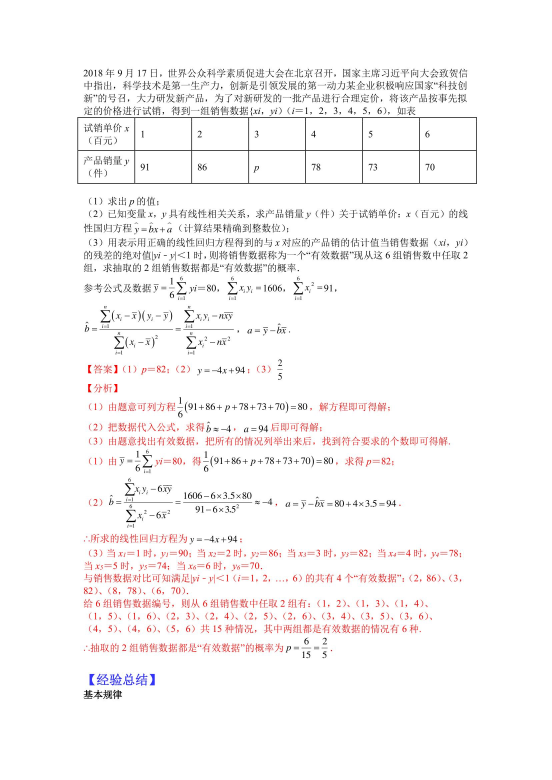
#> input picture 09_persistent_page_engine/example_page.png, 1654 x 2339 px (shown at 1/3 size)
$ python -i layout_postprocess.py   (imports and definitions only)
#> lines starting #> are read from the running program, lines starting #| are printed output that depends on the picture; after the words box and inside, x2 and y2 are one past the last pixel; in counts of white or black regions, pixels touching at a corner belong together
"""Owned PP-DocLayoutV3 geometry and PaddleOCR-VL crop preparation.

This module implements the narrow production contract used by Experiment 09.
It intentionally has no PaddleX dependency. The behavior was ported from the
Apache-2.0 PaddleX PP-DocLayoutV3 and PaddleOCR-VL postprocessors, then reduced
to the fixed v1.6 configuration exercised by this project.
"""

from __future__ import annotations

import math
import time
from concurrent.futures import Executor
from typing import Any

import cv2
import numpy as np
from PIL import Image


SKIP_ORDER_LABELS = {
    "figure_title",
    "vision_footnote",
    "image",
    "chart",
    "table",
    "header",
    "header_image",
    "footer",
    "footer_image",
    "footnote",
    "aside_text",
}

IMAGE_LABELS = ["image", "header_image", "footer_image"]

LARGE_CONTAINER_LABELS = {
    "chart",
    "display_formula",
    "doc_title",
    "inline_formula",
    "paragraph_title",
}


# [399 lines left out: functions _valid_polygon_geometry, _geometry_overlap_ratio, _convex_overlap_ratio, _polygon_overlap_ratio, _box_overlap_ratio, _projection_overlap_ratio and 7 more, not called in this run]


class LayoutPostprocessor:
    """Fixed PP-DocLayoutV3 v1.6 postprocessor."""

    def __init__(self, labels: list[str], threshold: float = 0.3) -> None:
        self.labels = labels
        self.threshold = float(threshold)

    # [317 lines left out: functions __call__, _apply, _filter_detector_boxes, _is_full_crop_rectangle, crop_layout_regions, not called in this run]


def _to_pil(image: np.ndarray | Image.Image) -> Image.Image:
    return image if isinstance(image, Image.Image) else Image.fromarray(image)


# [177 lines left out: functions _merge_images, merge_blocks, not called in this run]


def crop_formula_margin(image: np.ndarray) -> np.ndarray:
    gray = (
        cv2.cvtColor(image, cv2.COLOR_RGB2GRAY)
        if image.ndim == 3
        else image.copy()
    )
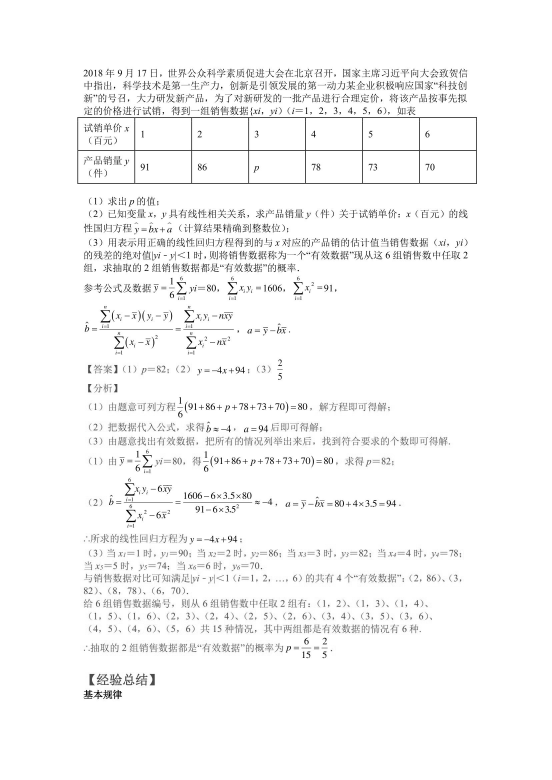
#> gray: shape (2339, 1654) (shown at 1/3 size); min 0, max 255, mean 247.6
    if gray.dtype != np.uint8:
        gray = gray.astype(np.uint8)
    minimum = int(gray.min())
#> minimum = 0
    maximum = int(gray.max())
#> maximum = 255
    if minimum == maximum:
        return image
    cutoff = minimum + (
        201 * (maximum - minimum) - 1
    ) // 255
#> cutoff = 200
    binary = cv2.inRange(
        gray,
        0,
        cutoff,
    )
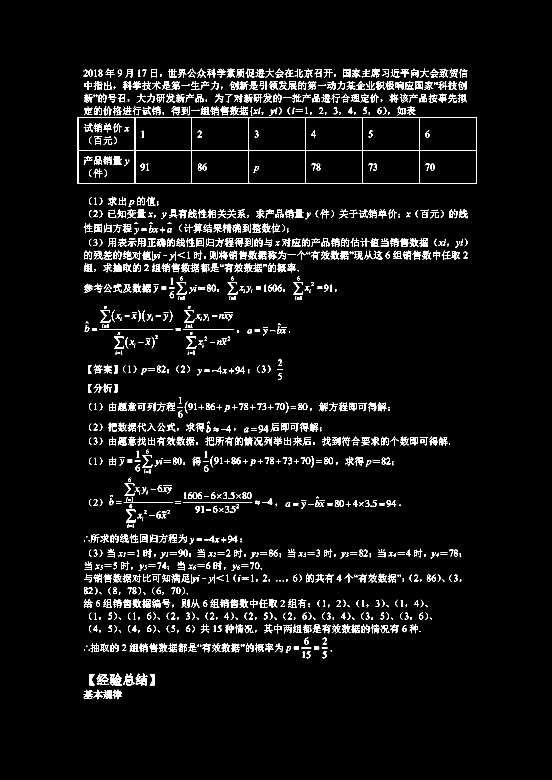
#> binary: shape (2339, 1654) (shown at 1/3 size); 4% white in thin lines or dots, all inside (x1, y1, x2, y2) = (232, 206, 1431, 2098)
    x, y, width, height = cv2.boundingRect(binary)
#> x = 232; y = 206; width = 1199; height = 1892
    return image[y : y + height, x : x + width]
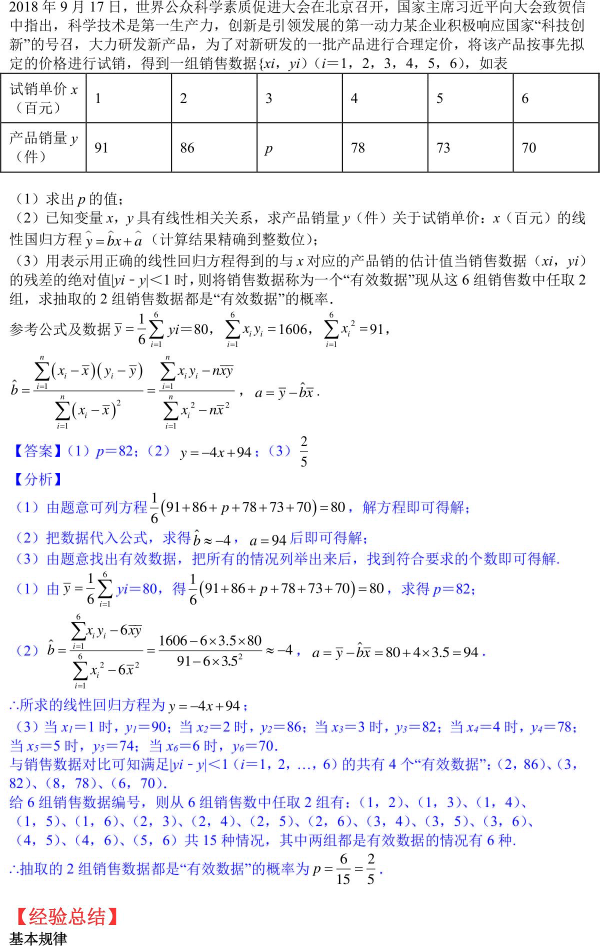
#> returned value: shape (1892, 1199, 3) (shown at 1/2 size); mean of channels 0, 1, 2 244.6, 241.5, 241.6; drawn as B, G, R

>>> import cv2
>>> picture = cv2.cvtColor(cv2.imread('../../../09_persistent_page_engine/example_page.png'), cv2.COLOR_BGR2RGB)
>>> result = crop_formula_margin(picture)
